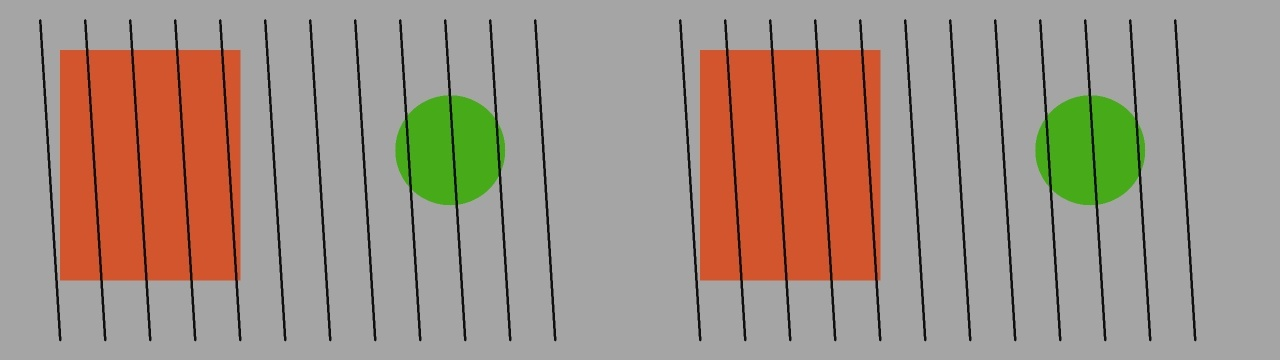
#> input picture evaluation/assets/clean+preprocess.jpg, 1280 x 360 px
$ python degradation_demo.py --image ../evaluation/assets/clean+preprocess.jpg   (older library calls are emulated)
#> lines starting #> are read from the running program, lines starting #| are printed output that depends on the picture
### video/preprocess.py
"""Cheap surveillance-frame preprocessing for near-real-time inference.

Target interface:
    process_frame(frame, mode="auto") -> processed_frame

The pipeline is intentionally small: resize, optional low-light/CLAHE,
light denoise, optional unsharp. It is not a restoration research stack.
"""

from __future__ import annotations

from typing import Optional

import cv2
import numpy as np

from video.quality import analyze_quality

DEFAULT_MAX_WIDTH = 1280
_CLAHE_CACHE: dict[tuple[float, tuple[int, int]], cv2.CLAHE] = {}
_GAMMA_LUTS: dict[float, np.ndarray] = {}


def _ensure_bgr(frame: np.ndarray) -> np.ndarray:
    if frame is None or frame.size == 0:
        raise ValueError("process_frame requires a non-empty frame")
    if frame.ndim == 2:
        return cv2.cvtColor(frame, cv2.COLOR_GRAY2BGR)
    if frame.shape[2] == 4:
        return cv2.cvtColor(frame, cv2.COLOR_BGRA2BGR)
    return frame


def resize_frame(frame: np.ndarray, max_width: int = DEFAULT_MAX_WIDTH) -> np.ndarray:
    """Downscale wide frames so later ML stays near real time. Upscaling is skipped."""
    height, width = frame.shape[:2]
    if width <= max_width:
        return frame
    scale = max_width / float(width)
    new_size = (max_width, int(round(height * scale)))
    return cv2.resize(frame, new_size, interpolation=cv2.INTER_AREA)


def apply_gamma(frame: np.ndarray, gamma: float) -> np.ndarray:
    """Lift dark pixels with a LUT gamma curve. gamma > 1 brightens."""
    if abs(gamma - 1.0) < 1e-3:
        return frame
    key = round(float(gamma), 3)
    table = _GAMMA_LUTS.get(key)
    if table is None:
        inv = 1.0 / max(gamma, 1e-6)
        table = np.array([((i / 255.0) ** inv) * 255.0 for i in range(256)]).astype("uint8")
        _GAMMA_LUTS[key] = table
    return cv2.LUT(frame, table)


def apply_clahe(frame: np.ndarray, clip_limit: float = 2.0) -> np.ndarray:
    """Local contrast on L in LAB — cheap and effective for CCTV low light."""
#> called with clip_limit = 1.8
    lab = cv2.cvtColor(frame, cv2.COLOR_BGR2LAB)
#> lab: shape (64, 64, 3); mean of channels 0, 1, 2 0, 128, 128
    l_channel, a_channel, b_channel = cv2.split(lab)
#> l_channel: shape (64, 64); every value is 0
#> a_channel: shape (64, 64); every value is 128
    cache_key = (round(float(clip_limit), 2), (8, 8))
    clahe = _CLAHE_CACHE.get(cache_key)
    if clahe is None:
        clahe = cv2.createCLAHE(clipLimit=clip_limit, tileGridSize=(8, 8))
        _CLAHE_CACHE[cache_key] = clahe
    l_eq = clahe.apply(l_channel)
#> l_eq: shape (64, 64); every value is 8
    merged = cv2.merge((l_eq, a_channel, b_channel))
#> merged: shape (64, 64, 3); mean of channels 0, 1, 2 8, 128, 128
    return cv2.cvtColor(merged, cv2.COLOR_LAB2BGR)
#> returned value: shape (64, 64, 3); every value is 11


def denoise(frame: np.ndarray) -> np.ndarray:
    """Mild spatial denoise. Gaussian is much faster than NL-means for live video."""
    return cv2.GaussianBlur(frame, (3, 3), 0.8)


def sharpen(frame: np.ndarray, amount: float = 0.6) -> np.ndarray:
    """Unsharp mask. Keep amount modest so grain is not amplified."""
    blurred = cv2.GaussianBlur(frame, (0, 0), 1.2)
    return cv2.addWeighted(frame, 1.0 + amount, blurred, -amount, 0)


def _gamma_for_brightness(brightness: float) -> float:
    if brightness < 25:
        return 1.85
    if brightness < 40:
        return 1.55
    if brightness < 55:
        return 1.3
    return 1.0


def process_frame(
    frame: np.ndarray,
    mode: str = "auto",
    max_width: int = DEFAULT_MAX_WIDTH,
    quality: Optional[dict] = None,
) -> np.ndarray:
    """Preprocess one BGR frame for a downstream detector.

    Modes:
        auto       — inspect quality and apply only needed ops
        low_light  — gamma + CLAHE
        denoise    — mild Gaussian
        sharpen    — unsharp mask (blur reduction)
        enhance    — CLAHE + light denoise + mild sharpen
        none       — resize only
    """
    out = _ensure_bgr(frame)
    out = resize_frame(out, max_width=max_width)

    mode = (mode or "auto").lower()
    if mode == "none":
        return out

    flags: set[str] = set()
    brightness = 128.0
    if mode == "auto":
        quality = quality or analyze_quality(out)
        flags = set(quality.get("flags", []))
        brightness = float(quality.get("brightness", 128.0))
    elif quality:
        flags = set(quality.get("flags", []))
        brightness = float(quality.get("brightness", 128.0))

    want_low_light = mode in ("low_light", "enhance") or (mode == "auto" and "low_light" in flags)
    want_denoise = mode in ("denoise", "enhance") or (mode == "auto" and "noisy" in flags)
    want_sharpen = mode in ("sharpen", "enhance") or (
        mode == "auto" and "blurry" in flags and "noisy" not in flags
    )

    if want_low_light:
        out = apply_gamma(out, _gamma_for_brightness(brightness if mode == "auto" else 35.0))

    # Denoise before CLAHE/sharpen so local contrast does not amplify grain.
    if want_denoise:
        out = denoise(out)

    if want_low_light:
        out = apply_clahe(out, clip_limit=2.2 if "low_light" in flags or mode == "low_light" else 1.8)

    if want_sharpen:
        out = sharpen(out, amount=0.45 if mode == "auto" else 0.6)

    return out


def warmup() -> None:
    """Prime CLAHE and LUTs so the first live frame is not a stall."""
    dummy = np.zeros((64, 64, 3), dtype=np.uint8)
    apply_gamma(dummy, 1.55)
    apply_clahe(dummy, clip_limit=1.8)
#> dummy: shape (64, 64, 3); every value is 0
    apply_clahe(dummy, clip_limit=2.2)
#> in main, source is the input picture: shape (360, 1280, 3); mean B, G, R 133.1, 145.3, 163


warmup()

### video/quality.py
"""Lightweight frame-quality statistics (no ML).

Scores are cheap OpenCV/NumPy features used to decide preprocessing
and to label evaluation conditions.
"""

from __future__ import annotations

from typing import Any

import cv2
import numpy as np

# Thresholds tuned for typical webcam / 720p–1080p BGR frames.
LOW_LIGHT_BRIGHTNESS = 55.0
BLURRY_LAPLACIAN_VAR = 80.0
NOISY_RESIDUAL_STD = 8.5


def _as_gray(frame: np.ndarray) -> np.ndarray:
    if frame.ndim == 2:
        return frame
    return cv2.cvtColor(frame, cv2.COLOR_BGR2GRAY)


def analyze_quality(frame: np.ndarray) -> dict[str, Any]:
    """Return brightness, blur, and noise estimates plus human-readable flags.

    - brightness: mean gray intensity in [0, 255]
    - blur_score: Laplacian variance (lower => more blur)
    - noise_score: std of high-frequency residual after a light Gaussian
    - flags: subset of {"low_light", "blurry", "noisy"}
    """
    if frame is None or frame.size == 0:
        raise ValueError("analyze_quality requires a non-empty frame")

    gray = _as_gray(frame)
    brightness = float(np.mean(gray))

    # Variance of Laplacian is a standard no-reference blur metric.
    laplacian = cv2.Laplacian(gray, cv2.CV_64F)
    blur_score = float(laplacian.var())

    # Residual after mild blur approximates sensor/compression grain.
    smoothed = cv2.GaussianBlur(gray, (3, 3), 0)
    residual = gray.astype(np.float32) - smoothed.astype(np.float32)
    noise_score = float(np.std(residual))

    flags: list[str] = []
    if brightness < LOW_LIGHT_BRIGHTNESS:
        flags.append("low_light")
    if blur_score < BLURRY_LAPLACIAN_VAR:
        flags.append("blurry")
    if noise_score > NOISY_RESIDUAL_STD:
        flags.append("noisy")

    return {
        "brightness": round(brightness, 2),
        "blur_score": round(blur_score, 2),
        "noise_score": round(noise_score, 2),
        "flags": flags,
    }

### video/degradation.py
"""Deliberate frame degradations for robustness evaluation.

These functions make a reasonably clean frame worse so we can later
compare detector behavior with and without `process_frame`.
"""

from __future__ import annotations

from typing import Callable

import cv2
import numpy as np

DegradeFn = Callable[[np.ndarray], np.ndarray]


def _as_bgr(frame: np.ndarray) -> np.ndarray:
    if frame is None or frame.size == 0:
        raise ValueError("degradation requires a non-empty frame")
    if frame.ndim == 2:
        return cv2.cvtColor(frame, cv2.COLOR_GRAY2BGR)
    return frame


def simulate_low_light(frame: np.ndarray, gain: float = 0.28, bias: int = -18) -> np.ndarray:
    """Darken the frame to mimic poorly lit CCTV."""
    img = _as_bgr(frame).astype(np.float32)
    img = img * float(gain) + float(bias)
    return np.clip(img, 0, 255).astype(np.uint8)


def simulate_noise(frame: np.ndarray, sigma: float = 18.0) -> np.ndarray:
    """Additive Gaussian sensor noise."""
    img = _as_bgr(frame)
    noise = np.random.normal(0.0, sigma, img.shape).astype(np.float32)
    return np.clip(img.astype(np.float32) + noise, 0, 255).astype(np.uint8)


def simulate_motion_blur(frame: np.ndarray, kernel_size: int = 15, angle_deg: float = 12.0) -> np.ndarray:
    """1D kernel motion blur (camera shake / subject motion)."""
    img = _as_bgr(frame)
    k = max(3, int(kernel_size) | 1)
    kernel = np.zeros((k, k), dtype=np.float32)
    kernel[k // 2, :] = 1.0 / k
    matrix = cv2.getRotationMatrix2D((k / 2 - 0.5, k / 2 - 0.5), angle_deg, 1.0)
    kernel = cv2.warpAffine(kernel, matrix, (k, k))
    kernel /= max(kernel.sum(), 1e-6)
    return cv2.filter2D(img, -1, kernel)


def simulate_blur(frame: np.ndarray, ksize: int = 11) -> np.ndarray:
    """Defocus-style Gaussian blur."""
    img = _as_bgr(frame)
    k = max(3, int(ksize) | 1)
    return cv2.GaussianBlur(img, (k, k), 0)


def simulate_compression(frame: np.ndarray, quality: int = 12) -> np.ndarray:
    """JPEG quantization artifacts from aggressive compression."""
    img = _as_bgr(frame)
    quality = int(np.clip(quality, 1, 95))
    ok, encoded = cv2.imencode(".jpg", img, [int(cv2.IMWRITE_JPEG_QUALITY), quality])
    if not ok:
        return img
    return cv2.imdecode(encoded, cv2.IMREAD_COLOR)


def simulate_occlusion(frame: np.ndarray, coverage: float = 0.18) -> np.ndarray:
    """Opaque rectangle covering part of the frame (object / dirt / overlay)."""
    img = _as_bgr(frame).copy()
    h, w = img.shape[:2]
    coverage = float(np.clip(coverage, 0.05, 0.6))
    box_w = max(8, int(w * coverage))
    box_h = max(8, int(h * coverage * 0.9))
    x = int(w * 0.55)
    y = int(h * 0.15)
    x2 = min(w, x + box_w)
    y2 = min(h, y + box_h)
    img[y:y2, x:x2] = (20, 20, 20)
    return img


DEGRADATIONS: dict[str, DegradeFn] = {
    "low_light": simulate_low_light,
    "noise": simulate_noise,
    "motion_blur": simulate_motion_blur,
    "blur": simulate_blur,
    "compression": simulate_compression,
    "occlusion": simulate_occlusion,
}


def apply_degradation(frame: np.ndarray, name: str) -> np.ndarray:
    """Apply a named degradation, or return the frame unchanged for 'none'."""
    if name in (None, "", "none"):
        return frame
    if name not in DEGRADATIONS:
        available = ", ".join(sorted(DEGRADATIONS))
        raise ValueError(f"Unknown degradation '{name}'. Choose from: none, {available}")
    return DEGRADATIONS[name](frame)

### scripts/degradation_demo.py
"""Show each degradation next to the preprocessed recovery on a still or webcam frame."""

from __future__ import annotations

import argparse
import sys
from pathlib import Path

import cv2
import numpy as np

ROOT = Path(__file__).resolve().parents[1]
if str(ROOT) not in sys.path:
    sys.path.insert(0, str(ROOT))

from video.degradation import DEGRADATIONS, apply_degradation
from video.preprocess import process_frame
from video.quality import analyze_quality


def synthetic_scene(width: int = 960, height: int = 540) -> np.ndarray:
    img = np.full((height, width, 3), 170, dtype=np.uint8)
    cv2.rectangle(img, (80, 70), (320, 420), (40, 90, 210), -1)
    cv2.rectangle(img, (380, 180), (620, 460), (30, 160, 90), -1)
    cv2.circle(img, (780, 220), 80, (20, 40, 200), -1)
    cv2.putText(img, "SentinelAI", (360, 80), cv2.FONT_HERSHEY_SIMPLEX, 1.2, (20, 20, 20), 3)
    return img


def tile_comparisons(source: np.ndarray) -> np.ndarray:
    cells = []
    names = ["none", *sorted(DEGRADATIONS)]
    for name in names:
        degraded = apply_degradation(source, name)
        processed = process_frame(degraded, mode="auto")
        h = 240
        scale = h / degraded.shape[0]
        w = int(degraded.shape[1] * scale)
        left = cv2.resize(degraded, (w, h))
        right = cv2.resize(processed, (w, h))
        pair = np.hstack((left, right))
        q = analyze_quality(degraded)
        flags = ",".join(q["flags"]) or "ok"
        cv2.putText(pair, f"{name} | {flags}", (8, 22), cv2.FONT_HERSHEY_SIMPLEX, 0.55, (0, 0, 0), 3)
        cv2.putText(pair, f"{name} | {flags}", (8, 22), cv2.FONT_HERSHEY_SIMPLEX, 0.55, (255, 255, 255), 1)
        cells.append(pair)
#> this loop made 7 passes
#> (want_low_light in process_frame, want_denoise in process_frame, want_sharpen in process_frame) on passes 1 to 7: (False, False, False), (False, False, True), (False, False, False), (True, False, True), (False, False, True), (False, True, False), (False, False, False)
#> pass 1, in analyze_quality, `gray = _as_gray(frame)`:
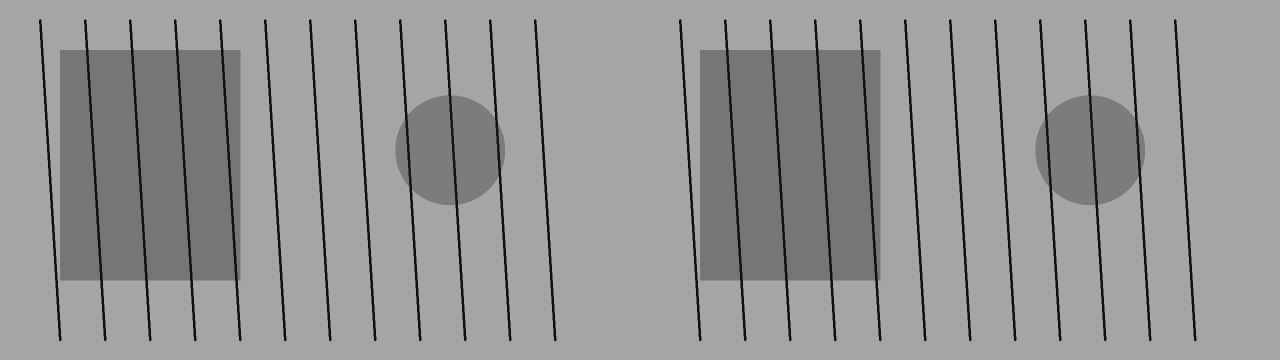
#> gray: shape (360, 1280); min 7, max 172, mean 149.2
#> pass 1, in analyze_quality, `laplacian = cv2.Laplacian(gray, cv2.CV_64F)`:
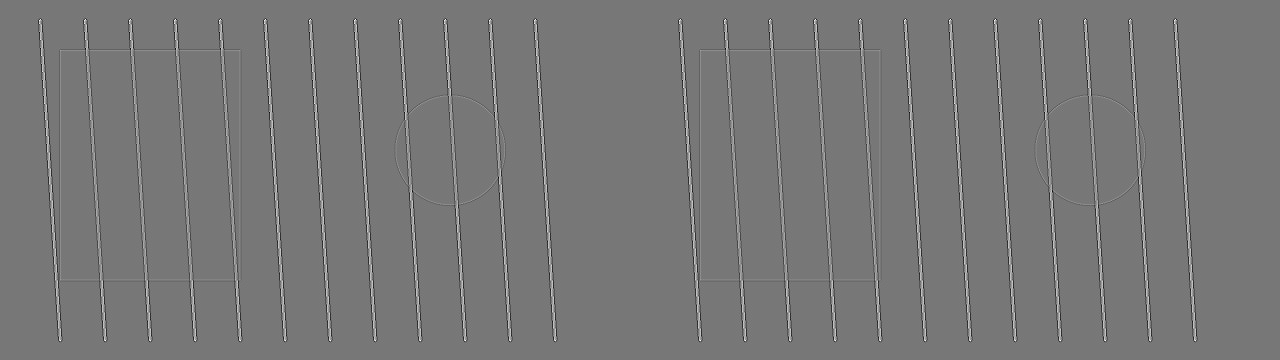
#> laplacian: shape (360, 1280) float64; min -252, max 284, mean 0; drawn with min black and max white
#> pass 1, in analyze_quality, `residual = gray.astype(np.float32) - smoothed.astype(np.float32)`:
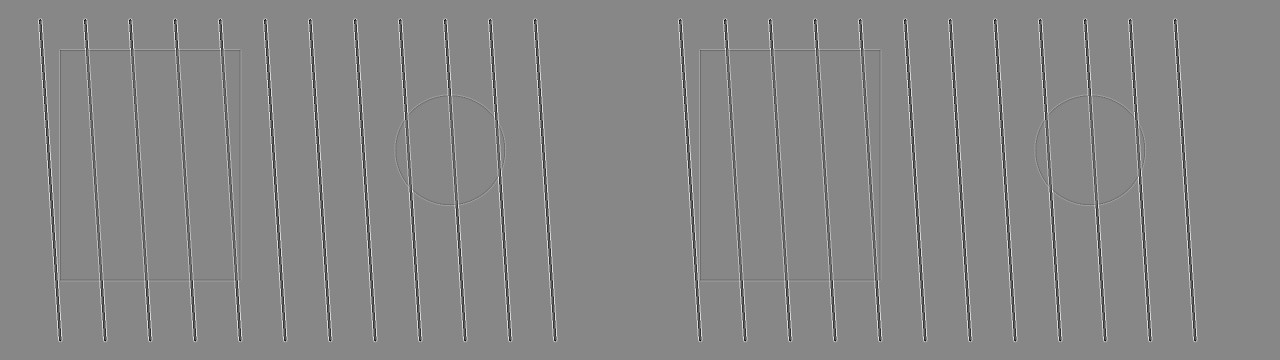
#> residual: shape (360, 1280) float32; min -60, max 53, mean 0; drawn with min black and max white
#> after the loop:
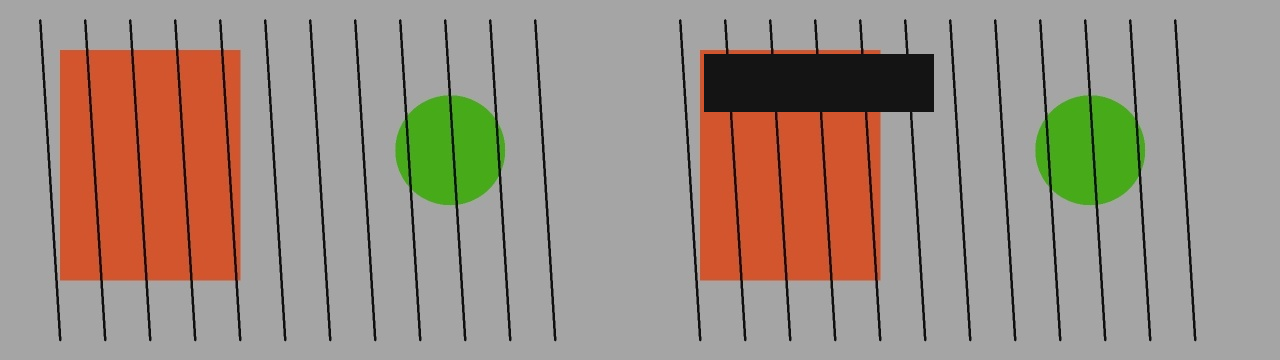
#> degraded: shape (360, 1280, 3); mean B, G, R 131.6, 143, 158
#> after the loop:
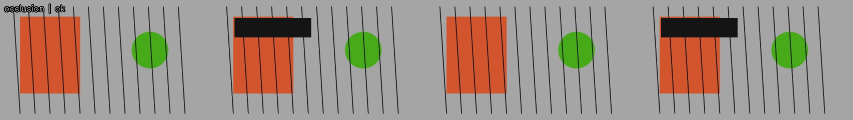
#> pair: shape (240, 1706, 3) (shown at 1/2 size); mean B, G, R 131.2, 142.7, 157.7
#> after the loop, cells = 7 items

    width = max(c.shape[1] for c in cells)
#> width = 1706
    padded = []
    for cell in cells:
        if cell.shape[1] < width:
            pad = np.zeros((cell.shape[0], width - cell.shape[1], 3), dtype=np.uint8)
            cell = np.hstack((cell, pad))
        padded.append(cell)
#> this loop made 7 passes
#> after the loop, padded = 7 items
    return np.vstack(padded)
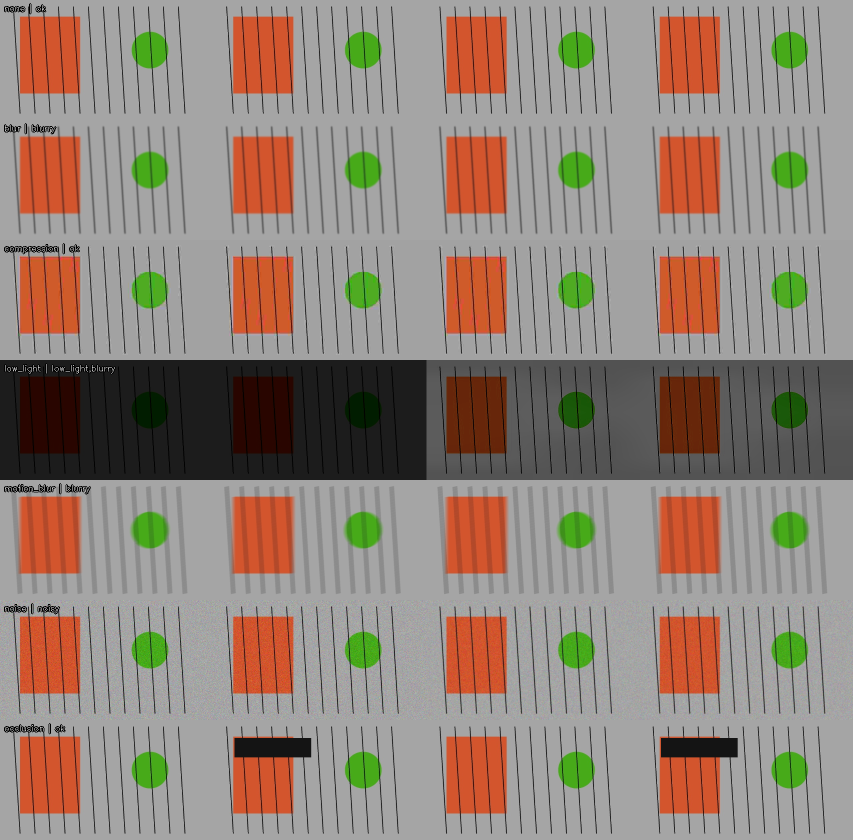
#> returned value: shape (1680, 1706, 3) (shown at 1/2 size); mean of channels 0, 1, 2 119.6, 130.7, 146.3; drawn as B, G, R


def parse_args() -> argparse.Namespace:
    parser = argparse.ArgumentParser(description="SentinelAI degradation demo")
    parser.add_argument("--image", type=str, default="", help="optional still image path")
    parser.add_argument("--save", type=str, default="", help="write mosaic to this path")
    parser.add_argument("--show", action="store_true", help="open an OpenCV window")
    return parser.parse_args()


def main() -> int:
    args = parse_args()
    if args.image:
        source = cv2.imread(args.image)
        if source is None:
            print(f"Could not read image: {args.image}")
            return 1
    else:
        source = synthetic_scene()

    mosaic = tile_comparisons(source)
    out_path = Path(args.save) if args.save else ROOT / "data" / "samples" / "degradation_mosaic.jpg"
    out_path.parent.mkdir(parents=True, exist_ok=True)
    cv2.imwrite(str(out_path), mosaic)
    print(f"Wrote {out_path}  shape={mosaic.shape}  (left=degraded, right=processed)")
#| Wrote data/samples/degradation_mosaic.jpg  shape=(1680, 1706, 3)  (left=degraded, right=processed)

    if args.show:
        cv2.imshow("SentinelAI degradation demo", mosaic)
        print("Press any key to close.")
        cv2.waitKey(0)
        cv2.destroyAllWindows()
    return 0


if __name__ == "__main__":
    raise SystemExit(main())
#> (the program exits here)
